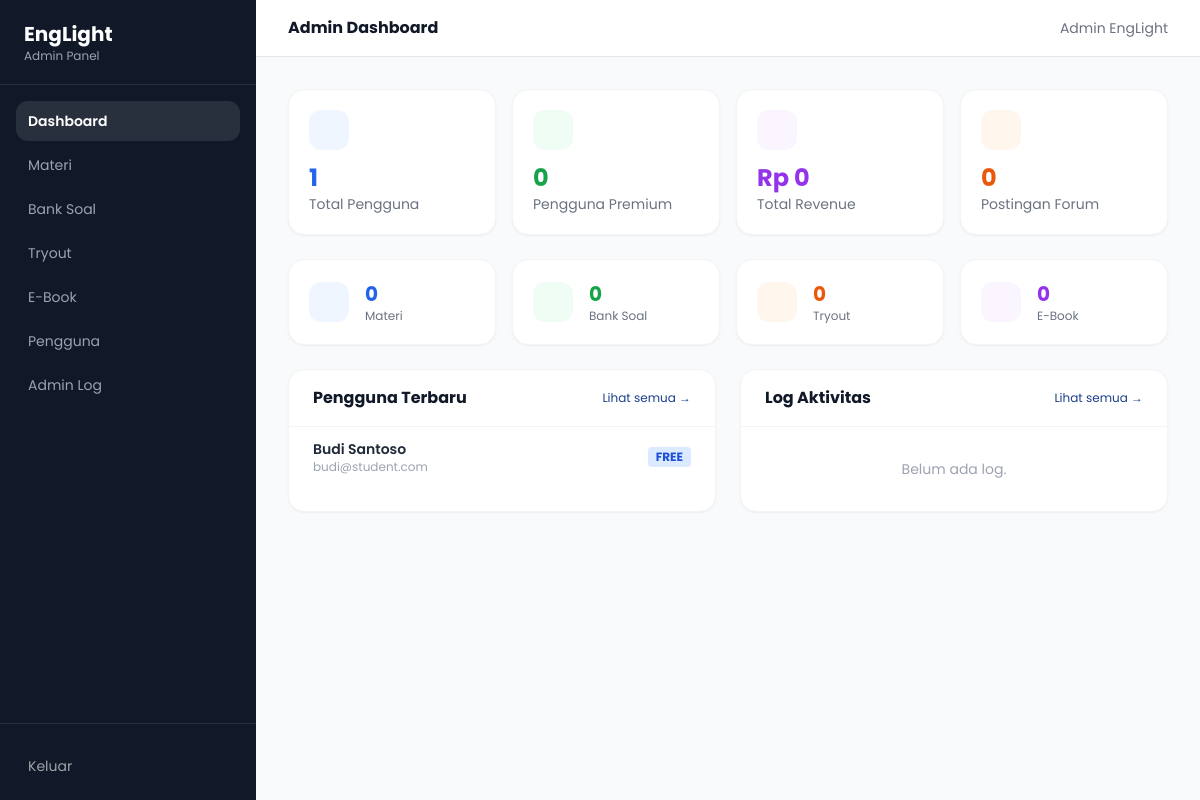
/admin/admin-dashboard.php (signed in), run on the app's committed database.
### tables this page shows
CREATE TABLE users (
    id           INT UNSIGNED AUTO_INCREMENT PRIMARY KEY,
    name         VARCHAR(150)                          NOT NULL,
    email        VARCHAR(191)                          NOT NULL UNIQUE,
    password     VARCHAR(255)                          NOT NULL,
    role         ENUM('user','admin')                  NOT NULL DEFAULT 'user',
    plan         ENUM('free','premium','pro')          NOT NULL DEFAULT 'free',
    xp           INT UNSIGNED                          NOT NULL DEFAULT 0,
    avatar_url   VARCHAR(500)                          NULL,
    is_active    TINYINT(1)                            NOT NULL DEFAULT 1,
    created_at   DATETIME                              NOT NULL DEFAULT CURRENT_TIMESTAMP,
    updated_at   DATETIME                              NOT NULL DEFAULT CURRENT_TIMESTAMP ON UPDATE CURRENT_TIMESTAMP
);

### config.php (called while the page is built, shortened)
<?php
function db(): PDO {
    static $pdo = null;
    if ($pdo === null) {
        $dsn = sprintf(
            'mysql:host=%s;port=%s;dbname=%s;charset=%s',
            DB_HOST, DB_PORT, DB_NAME, DB_CHARSET
        );
        $options = [
            PDO::ATTR_ERRMODE            => PDO::ERRMODE_EXCEPTION,
            PDO::ATTR_DEFAULT_FETCH_MODE => PDO::FETCH_ASSOC,
            PDO::ATTR_EMULATE_PREPARES   => false,
        ];
        try {
            $pdo = new PDO($dsn, DB_USER, DB_PASS, $options);
        } catch (PDOException $e) {
            error_log('DB Connection failed: ' . $e->getMessage());
            die('<div style="font-family:sans-serif;padding:2rem;color:#c00">
                    <strong>Database connection error.</strong> Please contact the administrator.
                 </div>');
        }
    }
    return $pdo;
}
function db_run(string $sql, array $params = []): PDOStatement {
    $stmt = db()->prepare($sql);
    $stmt->execute($params);
    return $stmt;
}
function db_row(string $sql, array $params = []): array|false {
    return db_run($sql, $params)->fetch();
}
function db_all(string $sql, array $params = []): array {
    return db_run($sql, $params)->fetchAll();
}
function e(string $s): string {
    return htmlspecialchars($s, ENT_QUOTES | ENT_HTML5, 'UTF-8');
}

### admin/admin-dashboard.php (the view, shortened to what this page needs)
<?php
require_once __DIR__ . '/../config.php';
$total_users   = db_row('SELECT COUNT(*) AS cnt FROM users WHERE role = "user"')['cnt'] ?? 0;
$premium_users = db_row('SELECT COUNT(*) AS cnt FROM users WHERE plan IN ("premium","pro") AND role = "user"')['cnt'] ?? 0;
$revenue       = db_row('SELECT COALESCE(SUM(amount),0) AS total FROM memberships WHERE status = "active"')['total'] ?? 0;
$total_materi  = db_row('SELECT COUNT(*) AS cnt FROM materi')['cnt'] ?? 0;
$total_soal    = db_row('SELECT COUNT(*) AS cnt FROM questions')['cnt'] ?? 0;
$total_tryout  = db_row('SELECT COUNT(*) AS cnt FROM tryouts')['cnt'] ?? 0;
$total_ebook   = db_row('SELECT COUNT(*) AS cnt FROM ebooks')['cnt'] ?? 0;
$total_forum   = db_row('SELECT COUNT(*) AS cnt FROM forum_posts')['cnt'] ?? 0;
$recent_users  = db_all('SELECT id, name, email, plan, created_at FROM users WHERE role = "user" ORDER BY created_at DESC LIMIT 5');
$recent_logs   = db_all('SELECT al.*, u.name AS admin_name FROM admin_logs al JOIN users u ON u.id = al.admin_id ORDER BY al.created_at DESC LIMIT 5');
?>
<!DOCTYPE html>
<html lang="id" class="h-full bg-gray-50">
<head>
  <script src="https://cdn.tailwindcss.com"></script>
  <link rel="stylesheet" href="../style.css">
</head>
<body class="h-full">
<div class="flex h-full min-h-screen">
  <?php require_once __DIR__ . '/../includes/sidebar_admin.php'; ?>
  <div class="flex-1 overflow-y-auto">
    <header class="bg-white border-b px-8 py-4 flex items-center justify-between">
      <h1 class="font-bold text-gray-900">Admin Dashboard</h1>
      <span class="text-sm text-gray-500">Admin EngLight</span>
    </header>
    <main class="p-8 space-y-6">
      <div class="grid grid-cols-2 lg:grid-cols-4 gap-4">
        <div class="bg-white rounded-2xl p-5 border border-gray-100 shadow-sm">
          <div class="bg-blue-50 w-10 h-10 rounded-xl mb-3"></div>
          <p class="text-2xl font-bold text-blue-600"><?= number_format($total_users) ?></p>
          <p class="text-sm text-gray-500">Total Pengguna</p>
        </div>
        <div class="bg-white rounded-2xl p-5 border border-gray-100 shadow-sm">
          <div class="bg-green-50 w-10 h-10 rounded-xl mb-3"></div>
          <p class="text-2xl font-bold text-green-600"><?= number_format($premium_users) ?></p>
          <p class="text-sm text-gray-500">Pengguna Premium</p>
        </div>
        <div class="bg-white rounded-2xl p-5 border border-gray-100 shadow-sm">
          <div class="bg-purple-50 w-10 h-10 rounded-xl mb-3"></div>
          <p class="text-2xl font-bold text-purple-600">Rp <?= number_format($revenue, 0, ',', '.') ?></p>
          <p class="text-sm text-gray-500">Total Revenue</p>
        </div>
        <div class="bg-white rounded-2xl p-5 border border-gray-100 shadow-sm">
          <div class="bg-orange-50 w-10 h-10 rounded-xl mb-3"></div>
          <p class="text-2xl font-bold text-orange-600"><?= number_format($total_forum) ?></p>
          <p class="text-sm text-gray-500">Postingan Forum</p>
        </div>
      </div>
      <div class="grid grid-cols-2 lg:grid-cols-4 gap-4">
        <?php
        $content_stats = [
          ['Materi', $total_materi, 'text-blue-600', 'bg-blue-50'],
          ['Bank Soal', $total_soal, 'text-green-600', 'bg-green-50'],
          ['Tryout', $total_tryout, 'text-orange-600', 'bg-orange-50'],
          ['E-Book', $total_ebook, 'text-purple-600', 'bg-purple-50'],
        ];
        foreach ($content_stats as [$label, $cnt, $tc, $bg]):
        ?>
        <div class="bg-white rounded-2xl p-5 border border-gray-100 shadow-sm flex items-center gap-4">
          <div class="<?= $bg ?> w-10 h-10 rounded-xl flex-shrink-0"></div>
          <div>
            <p class="text-xl font-bold <?= $tc ?>"><?= number_format($cnt) ?></p>
            <p class="text-xs text-gray-500"><?= e($label) ?></p>
          </div>
        </div>
        <?php endforeach; ?>
      </div>
      <div class="grid grid-cols-1 lg:grid-cols-2 gap-6">
        <div class="bg-white rounded-2xl border border-gray-100 shadow-sm overflow-hidden">
          <div class="px-6 py-4 border-b border-gray-100 flex items-center justify-between">
            <h2 class="font-bold text-gray-900">Pengguna Terbaru</h2>
            <a href="pengguna-admin.php" class="text-xs text-brand hover:underline">Lihat semua →</a>
          </div>
          <div class="divide-y divide-gray-100">
            <?php if (empty($recent_users)): ?>
              <p class="px-6 py-8 text-sm text-gray-400 text-center">Belum ada pengguna.</p>
            <?php else: ?>
              <?php foreach ($recent_users as $u): ?>
              <div class="px-6 py-3 flex items-center justify-between">
                <div>
                  <p class="font-semibold text-sm text-gray-800"><?= e($u['name']) ?></p>
                  <p class="text-xs text-gray-400"><?= e($u['email']) ?></p>
                </div>
                <span class="text-xs font-bold uppercase bg-blue-100 text-blue-700 px-2 py-0.5 rounded"><?= e($u['plan']) ?></span>
              </div>
              <?php endforeach; ?>
            <?php endif; ?>
          </div>
        </div>
        <div class="bg-white rounded-2xl border border-gray-100 shadow-sm overflow-hidden">
          <div class="px-6 py-4 border-b border-gray-100 flex items-center justify-between">
            <h2 class="font-bold text-gray-900">Log Aktivitas</h2>
            <a href="log-admin.php" class="text-xs text-brand hover:underline">Lihat semua →</a>
          </div>
          <div class="divide-y divide-gray-100">
            <?php if (empty($recent_logs)): ?>
              <p class="px-6 py-8 text-sm text-gray-400 text-center">Belum ada log.</p>
            <?php endif; ?>
          </div>
        </div>
      </div>
    </main>
  </div>
</div>
</body>
</html>

### style.css (style rules this page uses)
* { font-family: 'Poppins', sans-serif; }

### admin/admin-dashboard.php (style rules this page uses)
body { font-family:'Poppins',sans-serif }

### data on the page
users: name "Budi Santoso", email "budi@student.com", plan "FREE"

### other printed values
$link['label'] "Dashboard"
$link['label'] "Materi"
$link['label'] "Bank Soal"
$link['label'] "Tryout"
$link['label'] "E-Book"
$link['label'] "Pengguna"
$link['label'] "Admin Log"
$total_users "1"
$premium_users "0"
$revenue "0"
$total_forum "0"
$cnt "0"
$label "Materi"
$label "Bank Soal"
$label "Tryout"
